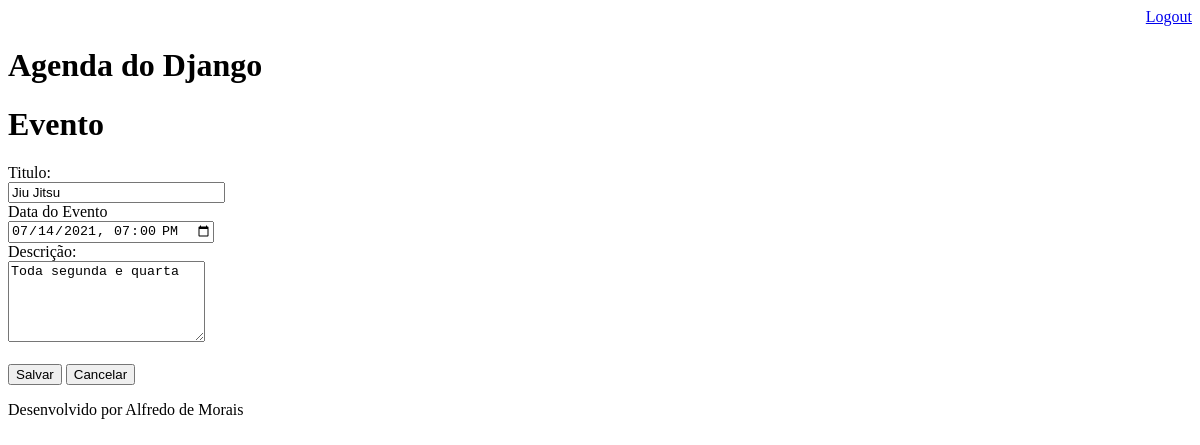
/agenda/evento/?id=3 (signed in), run on an earlier commit of the app's database.
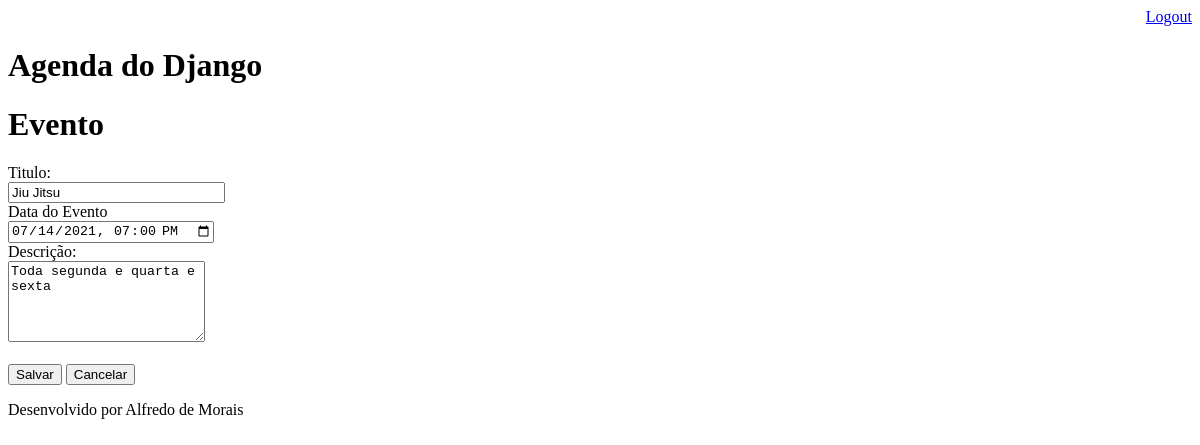
And on a later commit of the database.
### core/models.py (models this page shows, shortened)
class Evento(models.Model):
    titulo = models.CharField(max_length=100)
    descricao = models.TextField(blank=True, null=True)
    data_evento = models.DateTimeField(verbose_name='Data do Evento')
    data_criacao = models.DateTimeField(auto_now=True)
    usuario = models.ForeignKey(User, on_delete=models.CASCADE)
    class Meta:
        db_table = 'evento'
    def get_data_input_evento(self):
        return self.data_evento.strftime('%Y-%m-%dT%H:%M')

### core/views.py (the view)
# urls.py: path('agenda/evento/', views.evento),
@login_required(login_url='/login/')
def evento(request):
    id_evento = request.GET.get('id')
    dados = {}
    if id_evento:
        dados['evento'] = Evento.objects.get(id=id_evento)
    return render(request, 'evento.html', dados)

### templates/evento.html (shortened to what this page needs)
{% extends 'model-page.html' %}
{% block content %}
    <div align="left">
        <form action="submit" method="POST">{% csrf_token %}
            <h1>Evento</h1>
            <label>Titulo:</label>
            <br>
            <input type="text" name="titulo" size="24" value="{{ evento.titulo }}">
            <br>
            <label>Data do Evento</label>
            <br>
            <input type="datetime-local" name="data_evento" value="{{ evento.get_data_input_evento }}">
            <br>
            <label>Descrição:</label>
            <br>
            <textarea name="descricao" rows="5" cols="22" >{{ evento.descricao }}</textarea>
            <br><br>
            <button type="submit">Salvar</button>
            <a href='/'>
                <button type="button">Cancelar</button>
            </a>
        </form>
    </div>
{% endblock %}

What changed in the data, as far as the page shows it:
changed Evento "Jiu Jitsu": descricao "Toda segunda e quarta" → "Toda segunda e quarta e sexta"
